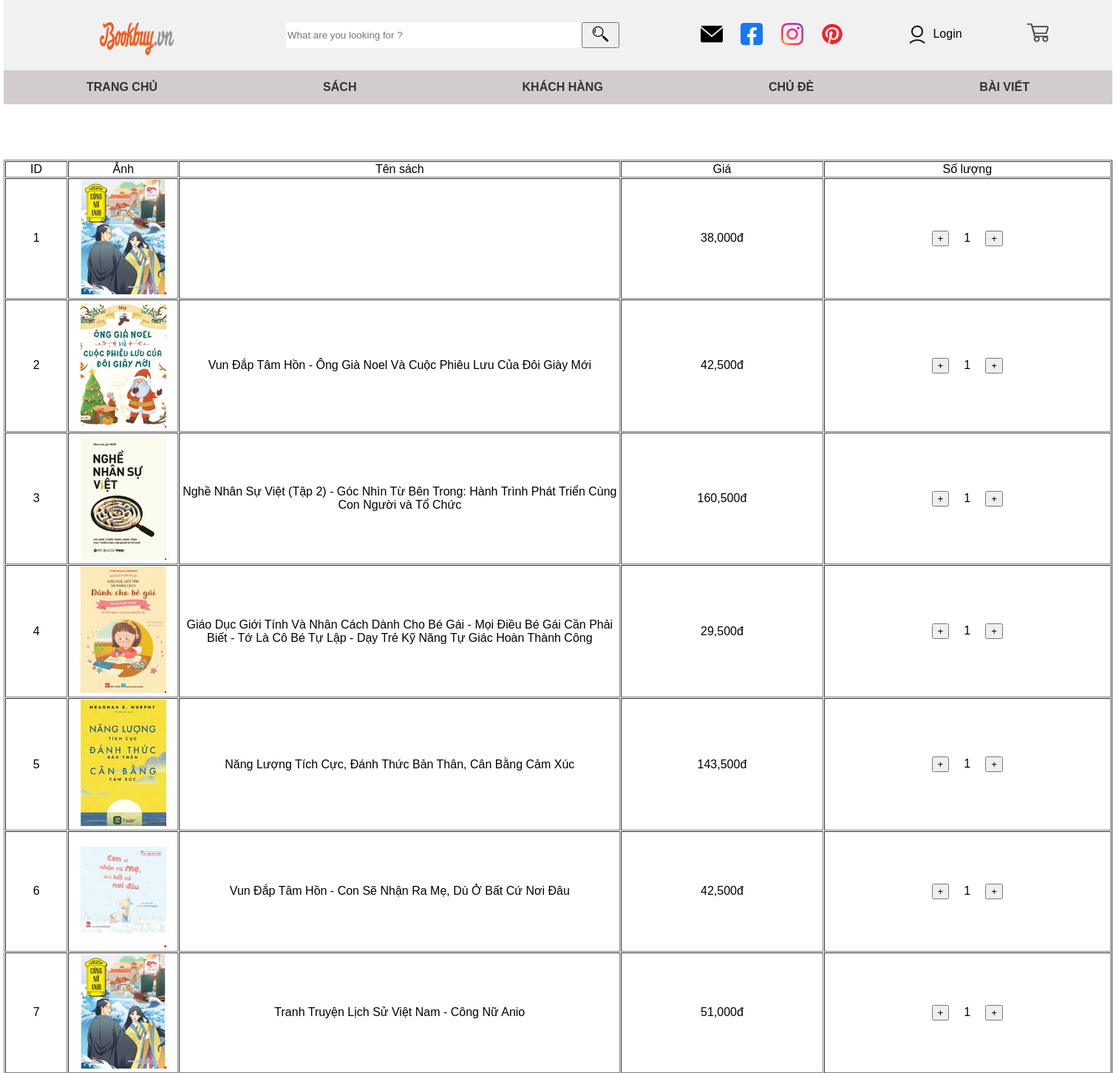
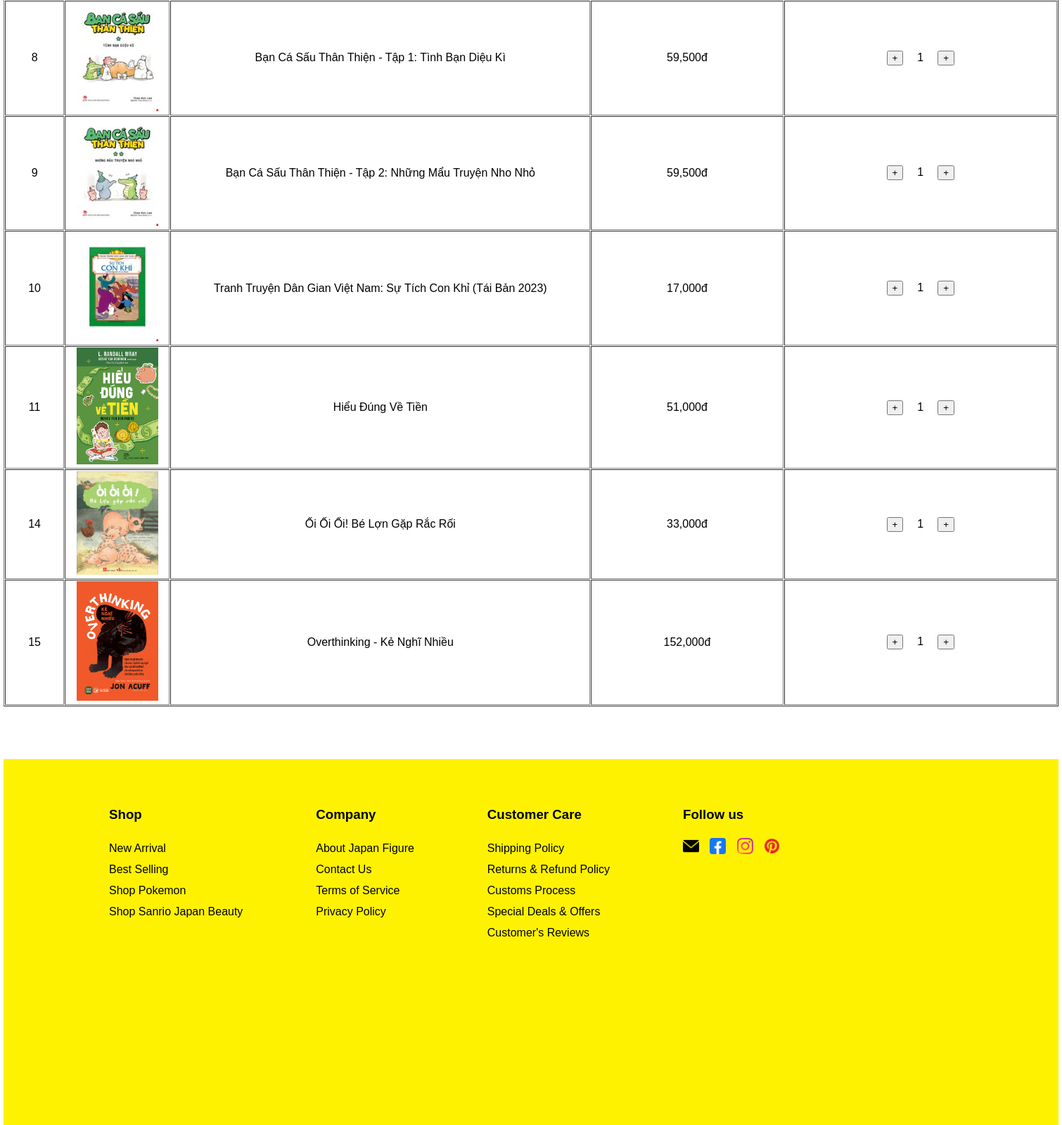
The app's page /CartWeb.php with its own data (2 pictures, top to bottom).
### tables this page shows
CREATE TABLE IF NOT EXISTS `sach` (
  `id` bigint(20) NOT NULL AUTO_INCREMENT,
  `tensach` varchar(255) NOT NULL,
  `gia` int(11) NOT NULL,
  `soluong` int(11) NOT NULL,
  `img` varchar(30) NOT NULL,
  `ngaycapnhat` datetime NOT NULL,
  PRIMARY KEY (`id`)
);

### Book.php (called while the page is built, shortened)
<?php
include_once "DB.php";
include_once "Category.php";
    function findAllBook(){
        $conn = connectDB();
        $stmt = $conn->prepare("SELECT * FROM sach ");
        $stmt->execute();
        $kq = $stmt->fetchAll();
        $arrBook = array();
        foreach ($kq as $row) {
            $book = new Book();
            $book->id=$row["id"];
            $book->tensach=$row["tensach"];
            $book->gia=$row["gia"];
            $book->soluong=$row["soluong"];
            $book->image=$row["img"];
            $book->ngaycapnhat=$row["ngaycapnhat"];
            $book->chude = findCategoryByBookId($row["id"]);
            array_push($arrBook,$book);
        }
        return $arrBook;
    }
?>

### Category.php (called while the page is built, shortened)
<?php
include_once "DB.php";
function findCategoryByBookId($id)
{
    $conn = connectDB();
    $stmt = $conn->prepare("SELECT * FROM chude INNER JOIN sach_chude ON chude.machude = sach_chude.chude_id WHERE sach_chude.sach_id = $id");
    $stmt->execute();
    $kq = $stmt->fetchAll();
    return $kq;
}

### CartWeb.php (the view, shortened to what this page needs)
<!DOCTYPE html>
<html lang="en">
<head>
    <link rel="stylesheet" href="stylebuy.css">
    <link rel="stylesheet" href="style.css">
</head>
<body>
    <?php
    include_once "DB.php";
    include_once "Book.php";
    include_once "Category.php";
    ?>
    <div class="header">
        <div class="box_header">
            <a href="index.php"> <img class="img_header" src="image/banner/logo.png" alt=""></a>
            <div class="box_search">
                <input type="text" name="" id="search_item" placeholder="What are you looking for ? ">
                <button class="button_search"><img src="image/icon/search_icon.png" alt="" width="70%"></button>
            </div>
        </div>
        <div class="bar_item">
            <div class="list_img">
                <a class="img_link" href=""><img src="image/icon/icon_mail.png" alt=""></a>
                <a class="img_link" href=""><img src="image/icon/icon_facebook.png" alt=""></a>
                <a class="img_link" href=""><img src="image/icon/icon_instagram.png" alt=""></a></a>
                <a class="img_link" href=""><img src="image/icon/icon_pinterest.png" alt=""></a></a>
            </div>
            <div class="info_item">
                <div><a href="Login.php" class="login"><img src="image/icon/icon_person.png" alt="" width="30px" style="margin-right: 10%;"><span>
                            <?php
                            if (isset($_GET["id"])) {
                                $id = $_GET["id"];
                                $user = findUser($id);
                                foreach ($user as $key => $value) {
                                    echo $value["hoten"];
                                }
                            } else {
                                echo "Login";
                            }
                            ?></span></a></div>
                <div><a href=""><img src="image/icon/icon_cart.png" alt="" width="30px"></a></div>
            </div>
        </div>
    </div>
    <div class="topnav">
        <a href="#">TRANG CHỦ</a>
        <a href="BookManager.php">SÁCh</a>
        <a href="#">KHÁCH HÀNG</a>
        <a href="#">CHỦ ĐÈ</a>
        <a href="#">BÀI VIẾT</a>
    </div>
    <table border="1" cellspacing="1" style="text-align: center; margin-top: 5%;">
        <tr>
            <td>ID</td>
            <td>Ảnh</td>
            <td>Tên sách</td>
            <td>Giá</td>
            <td>Số lượng </td>
        </tr>
        <?php
        $books = findAllBook();
        foreach ($books as $k => $b) {
        ?>
            <tr>
                <td><?php echo $b->id ?></td>
                <td style="text-align: center; width:10%"><img src="<?php echo $b->image ?>" alt="" style="width: 80%; height: 5%"></td>
                <td style="width:40%"><?php echo $b->tensach ?></td>
                <td><?php echo number_format($b->gia) ?>đ</td>
                <td><button style="margin-right: 20px;">+</button>1<button style="margin-left: 20px;">+</button></td>
            </tr>
        <?php
        }
        ?>
    </table>
    <footer class="footer">
        <div class="box_footer">
            <div>
                <h3>Shop</h3>
                <a href="">New Arrival</a><br>
                <a href="">Best Selling</a><br>
                <a href="">Shop Pokemon</a><br>
                <a href="">Shop Sanrio</a>
                <a href="">Japan Beauty</a>
            </div>
            <div>
                <h3>Company</h3>
                <a href="">About Japan Figure</a><br>
                <a href="">Contact Us</a><br>
                <a href="">Terms of Service</a><br>
                <a href="">Privacy Policy</a>
            </div>
            <div>
                <h3>Customer Care</h3>
                <a href="">Shipping Policy</a><br>
                <a href="">Returns & Refund Policy</a><br>
                <a href="">Customs Process</a><br>
                <a href="">Special Deals & Offers</a><br>
                <a href="">Customer's Reviews</a>
            </div>
            <div>
                <h3>Follow us</h3>
                <div class="follow_icon">
                    <a href="">
                        <div class="zoom"><img src="image/icon/icon_mail.png" alt=""></div>
                    </a>
                    <a href="">
                        <div class="zoom"><img src="image/icon/icon_facebook.png" alt=""></div>
                    </a>
                    <a href="">
                        <div class="zoom"><img src="image/icon/icon_instagram.png" alt=""></div>
                    </a>
                    <a href="">
                        <div class="zoom"><img src="image/icon/icon_pinterest.png" alt=""></div>
                    </a>
                </div>
            </div>
    </footer>
</body>
</html>

### stylebuy.css (style rules this page uses)
* { font-family: 'Nunito Sans', sans-serif; }

### style.css (style rules this page uses)
* { box-sizing: border-box; font-family: 'Nunito Sans', sans-serif; }
body { margin: 0 auto; width: 1500px; }
.header { background-color: #f1f1f1; padding: 30px; text-align: center; display: flex; align-items: center; }
.topnav { width: 100%; overflow: hidden; display: flex; justify-content: space-around; background-color: #d2cccc; text-transform: uppercase; }
.topnav a { position: relative; float: left; display: block; color: #333; text-align: center; padding: 14px 16px; text-decoration: none; font-weight: 700; }
.img_header { width: 100px; height: 45px; margin-left: 100px; }
#search_item { border: 0; width: 400px; height: 100%; }
.box_header { height: 35px; width: 60%; display: flex; justify-content: space-between; }
.box_search { display: flex; }
.button_search { width: 10%; height: 100%; }
.bar_item { width: 40%; display: flex; justify-content: space-around; justify-items: center; }
.info_item { width: 50%; display: flex; justify-content: space-around; }
.info_item>div { text-align: center; }
.info_item a { color: #000; }
.list_img { margin-left: 20px; margin-right: 20px; display: inline-block; }
.list_img>a>img { width: 30px; margin-left: 20px; }
.login { display: flex; align-items: center; text-decoration: none; }
.footer { position: relative; width: 100%; height: 520px; background-color: #fff200; margin-top: 5%; }
.box_footer { width: 80%; margin-left: 10%; padding-top: 3%; display: flex; justify-content: space-between; line-height: 30px; }
.box_footer a { text-decoration: none; color: #000; }
.follow_icon { width: 40%; display: flex; justify-content: space-between; }
.follow_icon img { width: 60%; text-align: center; }

### records on screen
sach: id "1", img (picture), gia "38,000"
sach: id "2", img (picture), tensach "Vun Đắp Tâm Hồn - Ông Già Noel Và Cuộc Phiêu Lưu Của Đôi Giày Mới", gia "42,500"
sach: id "3", img (picture), tensach "Nghề Nhân Sự Việt (Tập 2) - Góc Nhìn Từ Bên Trong: Hành Trình Phát Triển Cùng Con Người và Tổ Chức", gia "160,500"
sach: id "4", img (picture), tensach "Giáo Dục Giới Tính Và Nhân Cách Dành Cho Bé Gái - Mọi Điều Bé Gái Cần Phải Biết - Tớ Là Cô Bé Tự Lập - Dạy Trẻ Kỹ Năng Tự Giác Hoàn Thành Công", gia "29,500"
sach: id "5", img (picture), tensach "Năng Lượng Tích Cực, Đánh Thức Bản Thân, Cân Bằng Cảm Xúc", gia "143,500"
sach: id "6", img (picture), tensach "Vun Đắp Tâm Hồn - Con Sẽ Nhận Ra Mẹ, Dù Ở Bất Cứ Nơi Đâu", gia "42,500"
sach: id "7", img (picture), tensach "Tranh Truyện Lịch Sử Việt Nam - Công Nữ Anio", gia "51,000"
sach: id "8", img (picture), tensach "Bạn Cá Sấu Thân Thiện - Tập 1: Tình Bạn Diệu Kì", gia "59,500"
sach: id "9", img (picture), tensach "Bạn Cá Sấu Thân Thiện - Tập 2: Những Mẩu Truyện Nho Nhỏ", gia "59,500"
sach: id "10", img (picture), tensach "Tranh Truyện Dân Gian Việt Nam: Sự Tích Con Khỉ (Tái Bản 2023)", gia "17,000"
sach: id "11", img (picture), tensach "Hiểu Đúng Về Tiền", gia "51,000"
sach: id "14", img (picture), tensach "Ối Ối Ối! Bé Lợn Gặp Rắc Rối", gia "33,000"
sach: id "15", img (picture), tensach "Overthinking - Kẻ Nghĩ Nhiều", gia "152,000"
